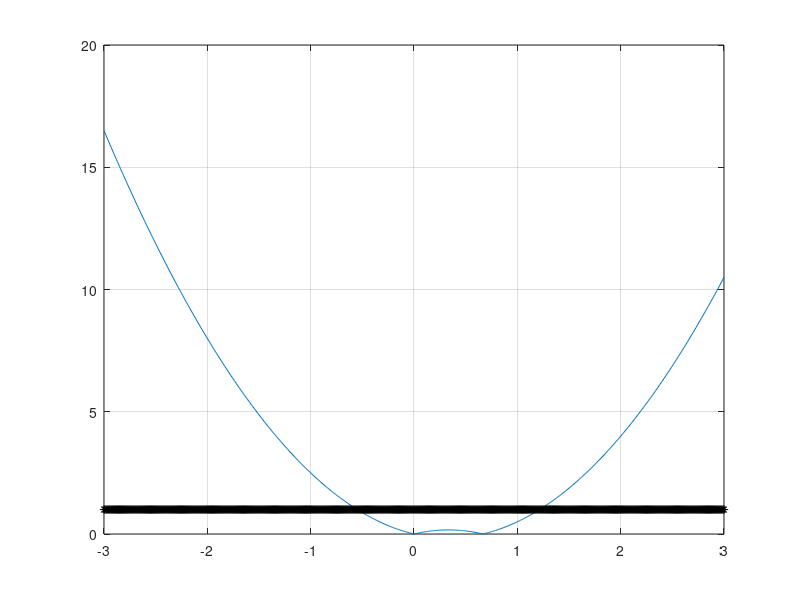
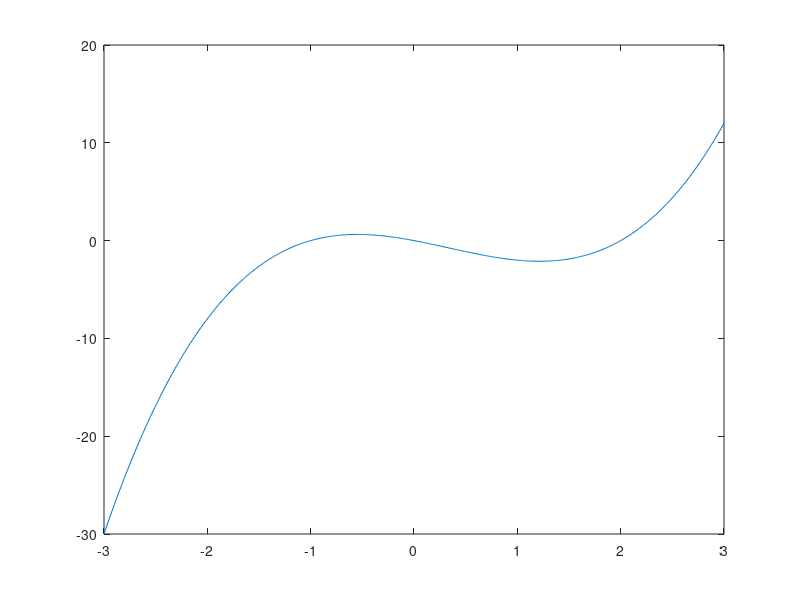

The MATLAB source for these figures, in order: (Note: this script raises an error after producing the figures.)
%% %Newton method
close all
clear all
format long
f=@(x) x.^3-x.^2-2.*x;
df=@(x) 3*x.^2 - 2.*x -2;
x=[-3:0.01:3]';
y=f(x);
plot(x,y)
grid on 
%answers = -1, 0, 2
x0=-0.8;
tolerance=10.^-7;
maxIter=200;
for i=1:maxIter
    i
    delta=-f(x0)/df(x0);
    if abs(f(x0))<tolerance
        break
    end
    x0=x0+delta;
end
x0
%% %fixed point method
close all
clear all
format long
f=@(x) x.^3-x.^2-2.*x;
df=@(x) 3*x.^2 - 2.*x -2;
phi=@(x) 0.5*(x.^3-x.^2);
dphi=@(x) 0.5.*(3.*x.^2-2.*x); 
x=[-3:0.01:3]';
y=f(x);
plot(x,abs(dphi(x)), x,ones(size(x)),'k*')
grid on 
figure(2)
plot(x,y)

%
figure(3)
tiledlayout(2,1)
nexttile
plot(x,abs(dphi(x)), x,ones(size(x)),'k')
grid on
nexttile
plot(x,y)
grid on
%answers = -1, 0, 2
x0=1.6;
tolerance=10.^-7;
maxIter=200;
for i=1:maxIter
    i
    x1=phi(x0);
    if abs(f(x1))<tolerance
        break
    end
    x0=x1
end
x1